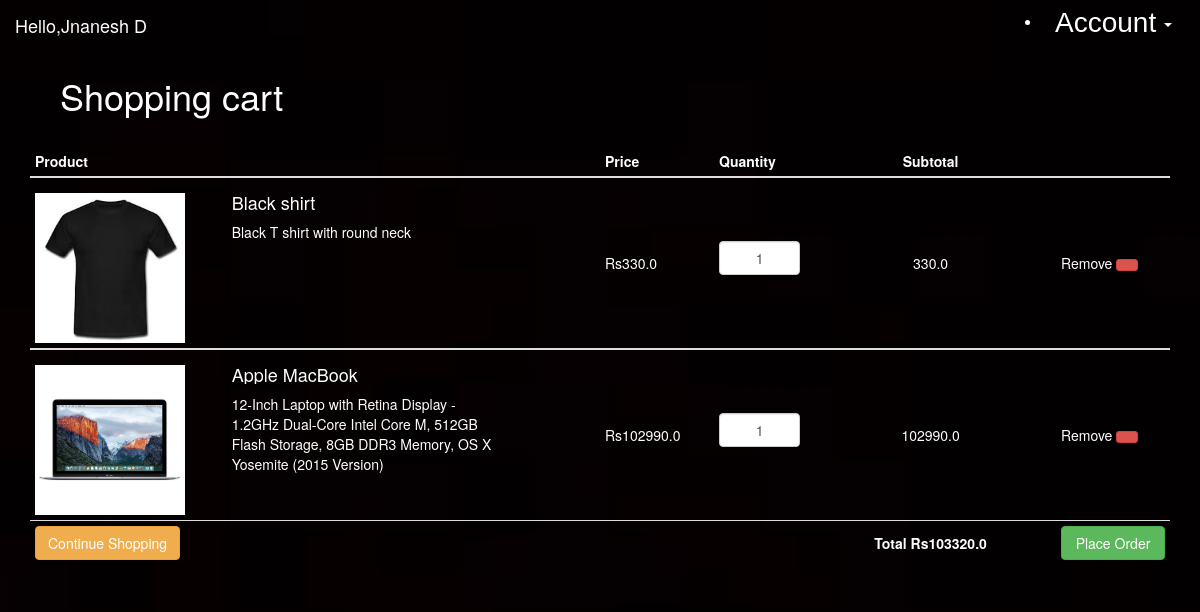
The app's page /cart (signed in) with its own data.
### tables this page shows
CREATE TABLE "users" (
	"userId"	INTEGER PRIMARY KEY AUTOINCREMENT,
	"password"	TEXT,
	"email"	TEXT,
	"Name"	TEXT,
	"phone"	TEXT,
	"address"	TEXT
);

CREATE TABLE products
		(productId INTEGER PRIMARY KEY,
		name TEXT,
		price REAL,
		description TEXT,
		image TEXT,
		stock INTEGER,
		categoryId INTEGER,
		FOREIGN KEY(categoryId) REFERENCES categories(categoryId)
		);

### run.py (the view)
@app.route("/cart")
def cart():
    if 'email' not in session:
        return redirect(url_for('loginForm'))
    loggedIn, firstName, noOfItems = getLoginDetails()
    email = session['email']
    with sqlite3.connect('database.db') as conn:
        cur = conn.cursor()
        cur.execute("SELECT userId FROM users WHERE email = ?", (email, ))
        userId = cur.fetchone()[0]
        cur.execute("SELECT products.productId, products.name, products.price, products.image,products.description FROM products, kart WHERE products.productId = kart.productId AND kart.userId = ?", (userId, ))
        products = cur.fetchall()
    totalPrice = 0
    for row in products:
        totalPrice +=float(str(row[2]).replace(",",""))
    freq = {}
    for item in products:
        if (item in freq):
            freq[item] += 1
        else:
            freq[item] = 1
    return render_template("cart.html", products = products, totalPrice=totalPrice, loggedIn=loggedIn, firstName=firstName, noOfItems=noOfItems,dat=freq)

### run.py (called while the page is built)
def getLoginDetails():
    with sqlite3.connect('database.db') as conn:
        cur = conn.cursor()
        if 'email' not in session:
            loggedIn = False
            firstName = ''
            noOfItems = 0
        else:
            loggedIn = True
            cur.execute("SELECT userId, Name FROM users WHERE email = ?", (session['email'], ))
            userId, firstName = cur.fetchone()
            cur.execute("SELECT count(productId) FROM kart WHERE userId = ?", (userId, ))
            noOfItems = cur.fetchone()[0]
    conn.close()
    return (loggedIn, firstName, noOfItems)

### templates/cart.html (shortened to what this page needs)
<!DOCTYPE HTML>
<html>
<head>
<link rel="stylesheet" href="https://maxcdn.bootstrapcdn.com/bootstrap/3.4.1/css/bootstrap.min.css">
 <body>
    <body  style="background-image:url({{ url_for('static', filename='images/realblack.jpg') }});background-attachment: fixed;background-size: cover;">
        <nav class="navbar navbar-toggleable-sm navbar-trans navbar-inverse" style="background: transparent;border: transparent;">
            <div class="container-fluid">
            <div class="navbar-header">
            {% if loggedIn %}
                <a class="navbar-brand" href="/some" style="color: white;">Hello,{{firstName}}</a>
            {% else %}
                <a class="navbar-brand" href="#" style="color: azure;">Welcome to FPR</a>
            {% endif %}
            </div>
            <div class="nav navbar-nav navbar-right">
              <ul class="collapse navbar-collapse" id="myNavbar" style="color: white;">
                {% if not loggedIn %}
                <li class="active"><a href="/login">Login</a></li>
                {% else %}
                <li class="dropdown" style="color: white;">
                <button class="btn btn-secondary dropdown-toggle" data-toggle="dropdown"  href="#" style="color: white;font: 2em sans-serif;background: transparent;">Account
                  <span class="caret" ></span></button>
                </li>
                </ul>
                {% endif %}
                </div>
            </div>
          </nav>
          <div style="margin-left: 5%;">
          <h1 style="color:white;">Shopping cart</h1>
          <br>
          </div>
          <div class="container" style="color: white;">
          <table id="cart" class="table table-condensed">
            <thead>
                <tr>
                    <th style="width:50%">Product</th>
                    <th style="width:10%">Price</th>
                    <th style="width:8%">Quantity</th>
                    <th style="width:22%" class="text-center">Subtotal</th>
                    <th style="width:10%"></th>
                </tr>
            </thead>
            {% for row,value in dat.items() %}
            <tbody>
                <tr>
                    <td data-th="Product">
                        <div class="row">
                            <div class="col-sm-4 hidden-xs"><img src={{url_for('static', filename='uploads/'+row[3])}} alt="" style="width: 150px;margin-top: 10px;"/></div>
                            <div class="col-sm-6" style="">
                                <h4 class="nomargin" style="text-overflow: ellipsis;overflow: hidden;">{{row[1]}}</h4>
                                <p style="text-overflow: ellipsis;max-height: 200px;overflow: hidden;">{{row[-1]}}</p>
                            </div>
                        </div>
                    </td>
                    <td data-th="Price">Rs{{row[2]}}</td>
                    <td data-th="Quantity">
                        <p class="form-control text-center">{{value}}</p>
                    </td>
                    <td data-th="Subtotal" class="text-center">{{row[2]*value}}</td>
                    <td class="actions" data-th="">
                        <a href="/removeFromCart?productId={{row[0]}}" style="color: white;">Remove</a>
                        <button class="btn btn-danger btn-sm" onclick="window.location.href='/removeFromCart?productId={{row[0]}}'"></button>
                    </td>
                </tr>
            </tbody>
            {% endfor %}
            <tfoot>
                <tr>
                    <td><a href="/some" class="btn btn-warning"> Continue Shopping</a></td>
                    <td colspan="2" class="hidden-xs"></td>
                    <td class="hidden-xs text-center"><strong>Total Rs{{totalPrice}}</strong></td>
                    <td><a href="/invoice" class="btn btn-success btn-block">Place Order </a></td>
                </tr>
            </tfoot>
            </table>
            </div>
 </body>

### templates/cart.html (style rules this page uses)
.table>tbody>tr>td, .table>tfoot>tr>td { vertical-align: middle; }
.row { pointer-events: none; }

### records on screen
users: Name "Jnanesh D"
products: image (picture), name "Black shirt", description "Black T shirt with round neck", price "330.0", categoryId "1", row[2]*value "330.0"
products: image (picture), name "Apple MacBook", description "12-Inch Laptop with Retina Display - 1.2GHz Dual-Core Intel Core M, 512GB Flash Storage, 8GB DDR3 Memory, OS X Yosemite (2015 Version)", price "102990.0", value "1", row[2]*value "102990.0"

### other values on screen
{{ totalPrice }} "103320.0"
